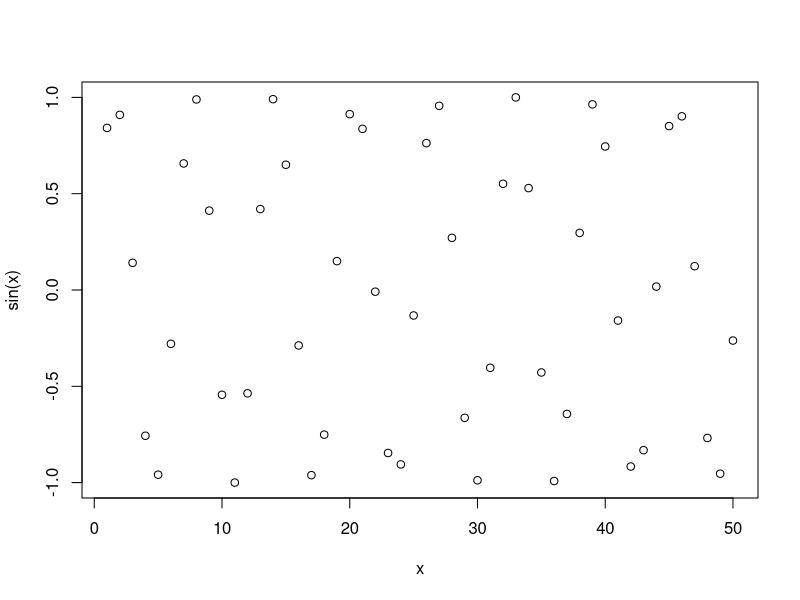
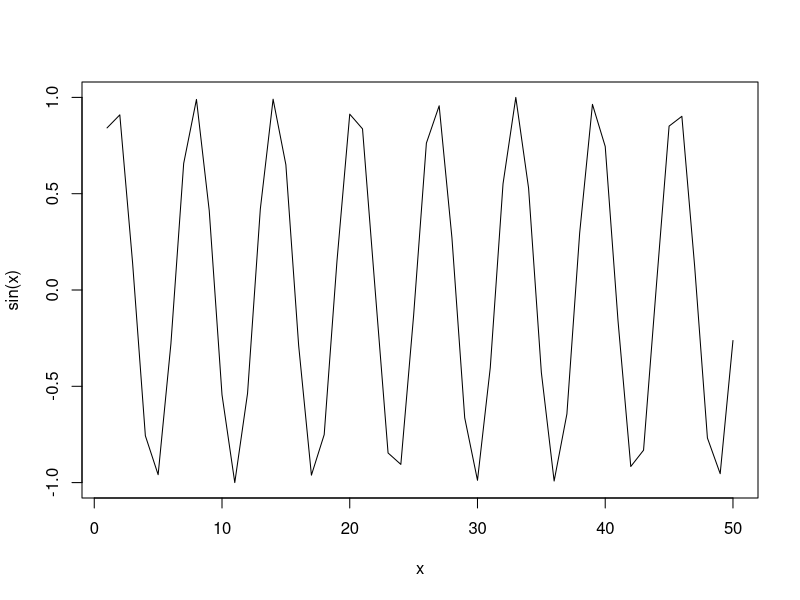
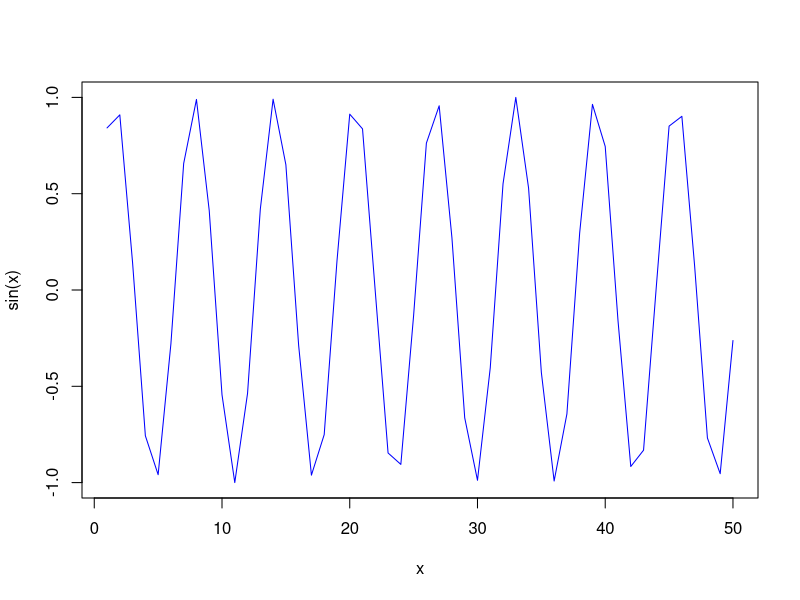
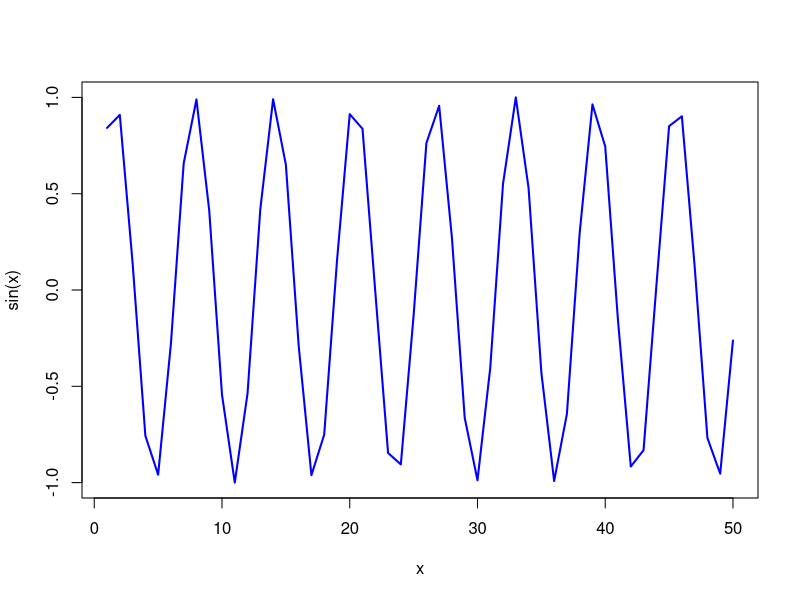
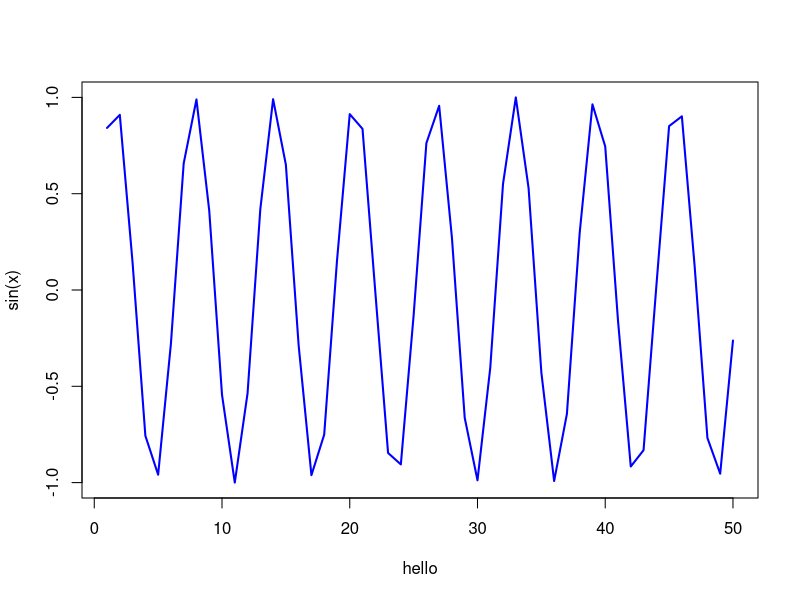

R code for these plots, in order:
#my first R script

x <- 1:50
plot(x,sin(x))
plot(x,sin(x), type="l")
plot(x,sin(x), type="l", col="blue")
plot(x,sin(x), type="l", col="blue", lwd=2)
plot(x,sin(x), type="l", col="blue", lwd=2, xlab= "hello")
